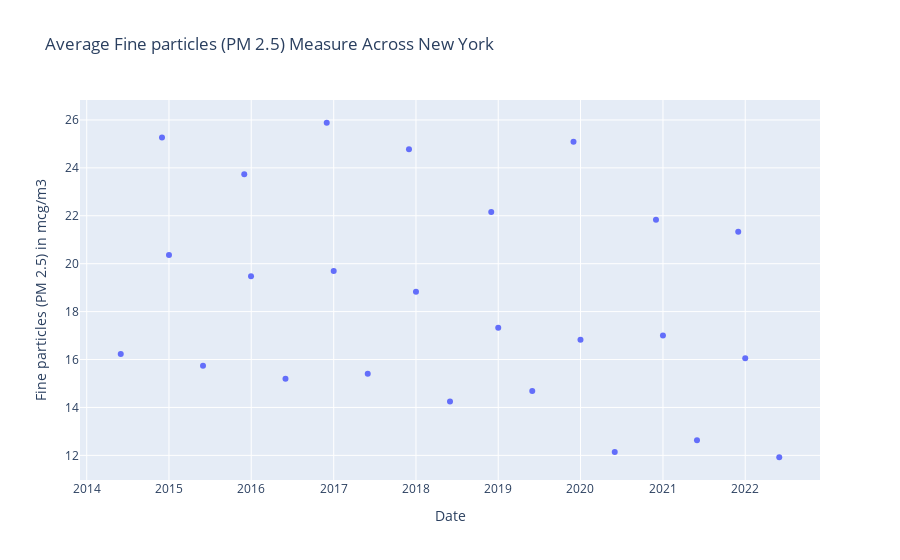

The code cell stored with this chart in its notebook:
### Code cell
fig = px.scatter(agg_ny_air_nitr, x = 'Start_Date', y = 'Data Value',
                 labels={
                     'Start_Date': "Date",
                     'Data Value': "Fine particles (PM 2.5) in mcg/m3"
                 }, title = "Average Fine particles (PM 2.5) Measure Across New York")
fig.show()

### Figure 1 — Plotly figure (JSON) as saved in the notebook; plotly's stock layout.template omitted (floating-point values rounded to 4 significant figures)
{"data": [{"hovertemplate": "Date=%{x}<br>Fine particles (PM 2.5) in mcg/m3=%{y}<extra></extra>", "legendgroup": "", "marker": {"color": "#636efa", "symbol": "circle"}, "mode": "markers", "name": "", "orientation": "v", "showlegend": false, "type": "scatter", "x": ["2014-06-01T00:00:00", "2014-12-01T00:00:00", "2015-01-01T00:00:00", "2015-06-01T00:00:00", "2015-12-01T00:00:00", "2015-12-31T00:00:00", "2016-06-01T00:00:00", "2016-12-01T00:00:00", "2017-01-01T00:00:00", "2017-06-01T00:00:00", "2017-12-01T00:00:00", "2018-01-01T00:00:00", "2018-06-01T00:00:00", "2018-12-01T00:00:00", "2019-01-01T00:00:00", "2019-06-01T00:00:00", "2019-12-01T00:00:00", "2020-01-01T00:00:00", "2020-06-01T00:00:00", "2020-12-01T00:00:00", "2021-01-01T00:00:00", "2021-06-01T00:00:00", "2021-12-01T00:00:00", "2022-01-01T00:00:00", "2022-06-01T00:00:00"], "xaxis": "x", "y": [16.23, 25.27, 20.36, 15.74, 23.73, 19.48, 15.19, 25.88, 19.69, 15.41, 24.78, 18.83, 14.24, 22.15, 17.33, 14.68, 25.1, 16.82, 12.14, 21.84, 17.0, 12.63, 21.33, 16.05, 11.92], "yaxis": "y"}], "layout": {"legend": {"tracegroupgap": 0}, "title": {"text": "Average Fine particles (PM 2.5) Measure Across New York"}, "xaxis": {"anchor": "y", "domain": [0, 1], "title": {"text": "Date"}}, "yaxis": {"anchor": "x", "domain": [0, 1], "title": {"text": "Fine particles (PM 2.5) in mcg/m3"}}}}
